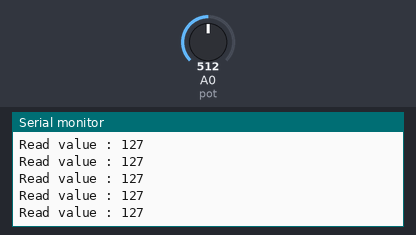
The sketch below on a simulated Arduino Uno, built with avr-gcc and run on an emulated ATmega328P. On the bench: the last lines printed to the serial monitor. The inputs (shaded band) are chosen by the test bench; at power-on: A0 (pot) = 512.

Above: at 1.2 s.
1.3 s: A0 (pot) set to 45
At 2.0 s:
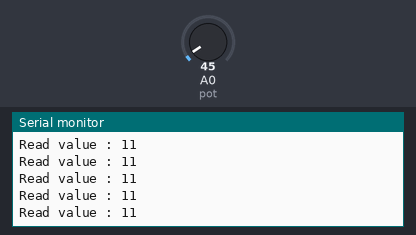
2.8 s: A0 (pot) set to 36
At 3.4 s:
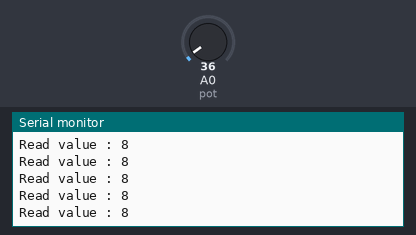
Timing chart, 0 to 5.8 s (numbered marks = the images above; inputs shaded):
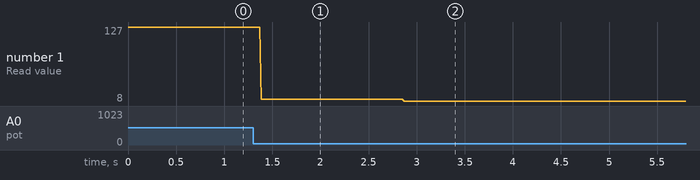

The sketch:

sketch_jun14a.ino
```cpp
int pot=A0;


void setup() {
  // put your setup code here, to run once:

pinMode(pot,INPUT);
Serial.begin(9600);

}

void loop() {
  // put your main code here, to run repeatedly:
int ret=analogRead(pot);
int value=map(ret,0,1023,0,255);   //ret,ADC(min,max),uP(min,max)

Serial.print("Read value : ");
Serial.println(value);
}
```

Measured:
- after the input at 1.3 s, the serial monitor: prints a new line after 0.09 s (image 1)
- after the input at 2.8 s, the serial monitor: prints a new line after 0.07 s (image 2)
- plotted number 1: 127 → 11 after the input at 1.3 s, 11 → 8 after the input at 2.8 s
